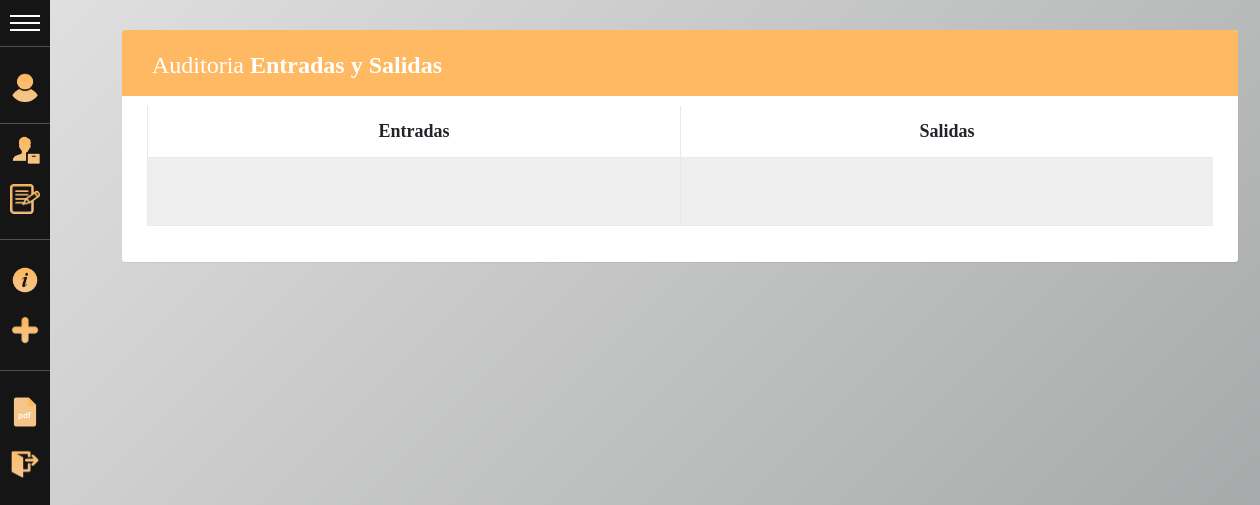
Before: /registros/ (signed in) with the older database file.
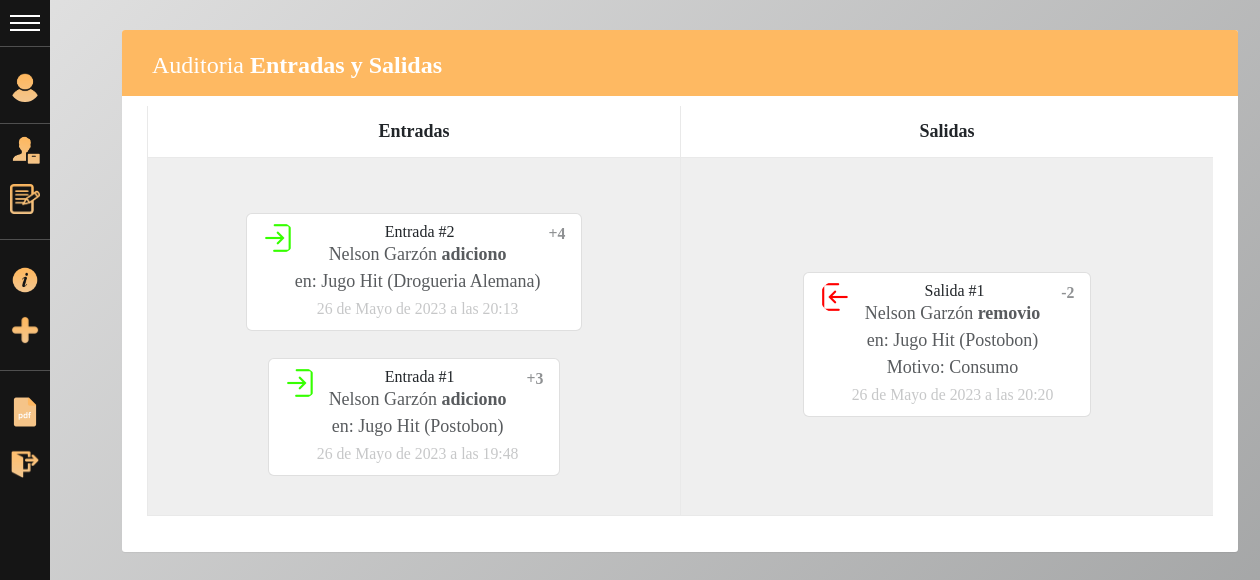
After: the same page with the newer database file.
### gestion/models.py (models this page shows)
class AuditoriaEntrada(models.Model):
    class Meta:
        verbose_name_plural = 'Auditoria'
    id = models.AutoField(primary_key=True)
    responsable = models.CharField(max_length = 255, verbose_name="Responsable")
    timestamp = models.DateTimeField(auto_now_add=True, verbose_name="Fecha y hora")
    producto = models.CharField(max_length = 255, verbose_name="Producto")
    cantidad = models.IntegerField(verbose_name="Cantidad")
    proveedor = models.CharField(max_length = 255, verbose_name="Proveedor")

class AuditoriaSalidas(models.Model):
    class Meta:
        verbose_name_plural = 'Auditoria'
    id = models.AutoField(primary_key=True)
    responsable = models.CharField(max_length = 255, verbose_name="Responsable")
    timestamp = models.DateTimeField(auto_now_add=True, verbose_name="Fecha y hora")
    producto = models.CharField(max_length = 255, verbose_name="Producto")
    cantidad = models.IntegerField(verbose_name="Cantidad")
    razon = models.CharField(max_length = 255, verbose_name="Razón")
    proveedor = models.CharField(max_length = 255, verbose_name="Proveedor")

### inventario/views.py (the view)
# urls.py: path('registros/', views.registros),                                               #Lista de registros
@login_required
def registros(request):
    data = {
        'entradas' : reversed(AuditoriaEntrada.objects.all()),
        'salidas' : reversed(AuditoriaSalidas.objects.all()),
    }
    return render(request, "registros.html", data)

### gestion/templatetags/filter.py (called while the page is built)
@register.filter(name="motivo")
def convert_motivo(number):
    return (convert_motivo(int(number)))

def convert_motivo(number):
    match number:
        case 1:
            return "Consumo"
        case 2:
            return "Dañado"
        case 3:
            return "Donación"
        case _:
            return "Otros"

### templates/registros.html (shortened to what this page needs)
{% extends "base.html"%}
{% load filter%}
{%block content %}
        <body>
        <div class="container">
            <div class="table-wrapper">
                <div class="table-title">
                        <div class="title" >
                            <h2>Auditoria <b>Entradas y Salidas</b></h2>
                        </div>
                </div>
                <table id="mi-tablaXD" class="table table-striped table-hover" style="text-align: center;">
                    <thead>
                        <tr>
                            <th>Entradas</th>
                            <th>Salidas</th>
                        </tr>
                    </thead>
                    <tbody>
                        <tr>
                            <td>
                                {% for entrada in entradas %}
                                <div class="d-flex flex-column flex-md-row  justify-content-center  ">
                                    <div class="list-group">
                                        <div href="#" class="list-group-item list-group-item-action d-flex" aria-current="true">
                                            <img src="../static/entrada.png" alt="twbs" width="32" height="32" class="rounded-circle flex-shrink-0">
                                            <div class="d-flex gap-2 w-100 justify-content-between">
                                                <div>
                                                    <h6 class="mb-0">&nbsp;Entrada #{{entrada.id}}</h6>
                                                    <p class="mb-0 opacity-75">{{entrada.responsable}} <b>adiciono</b></p>
                                                    <p class="mb-0 opacity-75">en: {{entrada.producto}} ({{entrada.proveedor}})</p>
                                                    <small class="opacity-25 text-nowrap">{{entrada.timestamp}}</small>
                                                </div>
                                                <small class="opacity-50 text-nowrap"><b>+{{entrada.cantidad}}</b></small>
                                            </div>
                                        </div>
                                    </div>
                                </div>
                                {% endfor %}
                            </td>
                            <td>
                                {% for salida in salidas %}
                                <div class="d-flex flex-column flex-md-row  justify-content-center  ">
                                    <div class="list-group">
                                        <div href="#" class="list-group-item list-group-item-action d-flex" aria-current="true">
                                            <img src="../static/salida.png" alt="twbs" width="32" height="32" class="rounded-circle flex-shrink-0">
                                            <div class="d-flex gap-2 w-100 justify-content-between">
                                                <div>
                                                    <h6 class="mb-0">&nbsp;Salida #{{salida.id}}</h6>
                                                    <p class="mb-0 opacity-75">{{salida.responsable}} <b>removio</b></p>
                                                    <p class="mb-0 opacity-75">en: {{salida.producto}} ({{salida.proveedor}})</p>
                                                    <p class="mb-0 opacity-75">Motivo: {{salida.razon | motivo}}</p>
                                                    <small class="opacity-25 text-nowrap">{{salida.timestamp}}</small>
                                                </div>
                                                <small class="opacity-50 text-nowrap"><b>-{{salida.cantidad}}</b></small>
                                            </div>
                                        </div>
                                    </div>
                                </div>
                                {% endfor %}
                            </td>
                        </tr>
                    </tbody>
                </table>
            </div>
        </div>
    </body>
{%endblock%}

Changed rows visible on the page:
added AuditoriaEntrada: id "2", responsable "Nelson Garzón", producto "Jugo Hit", proveedor "Drogueria Alemana", timestamp "26 de Mayo de 2023 a las 20:13", cantidad "4"
added AuditoriaEntrada: id "1", responsable "Nelson Garzón", producto "Jugo Hit", proveedor "Postobon", timestamp "26 de Mayo de 2023 a las 19:48", cantidad "3"
added AuditoriaSalidas: id "1", responsable "Nelson Garzón", producto "Jugo Hit", proveedor "Postobon", razon|motivo "Consumo", timestamp "26 de Mayo de 2023 a las 20:20", cantidad "2"
